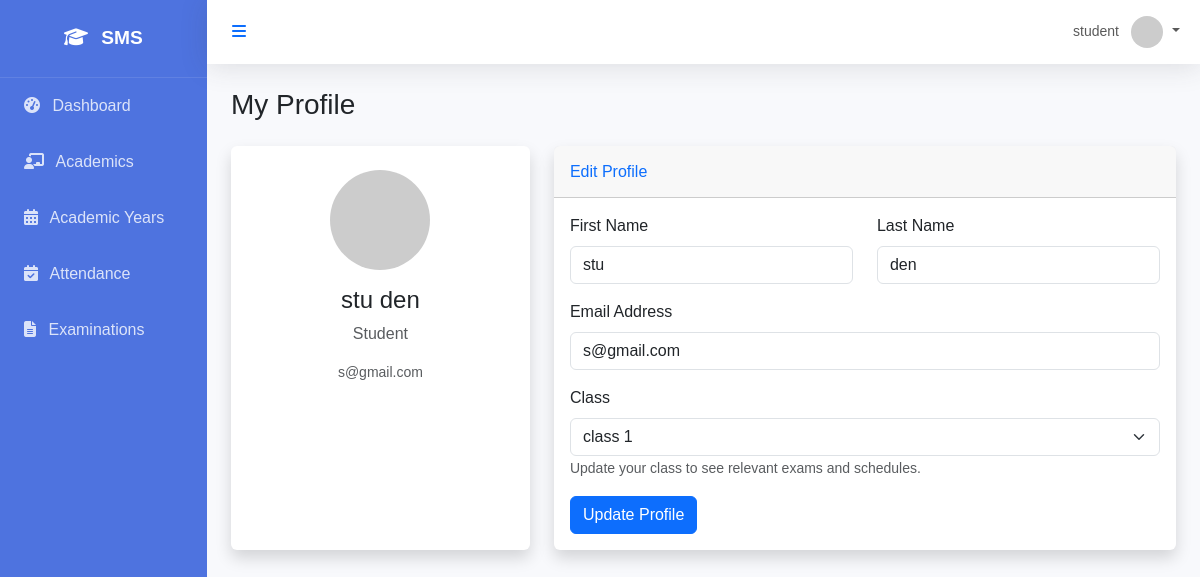
Page /profile/ (signed in) on the earlier database version.
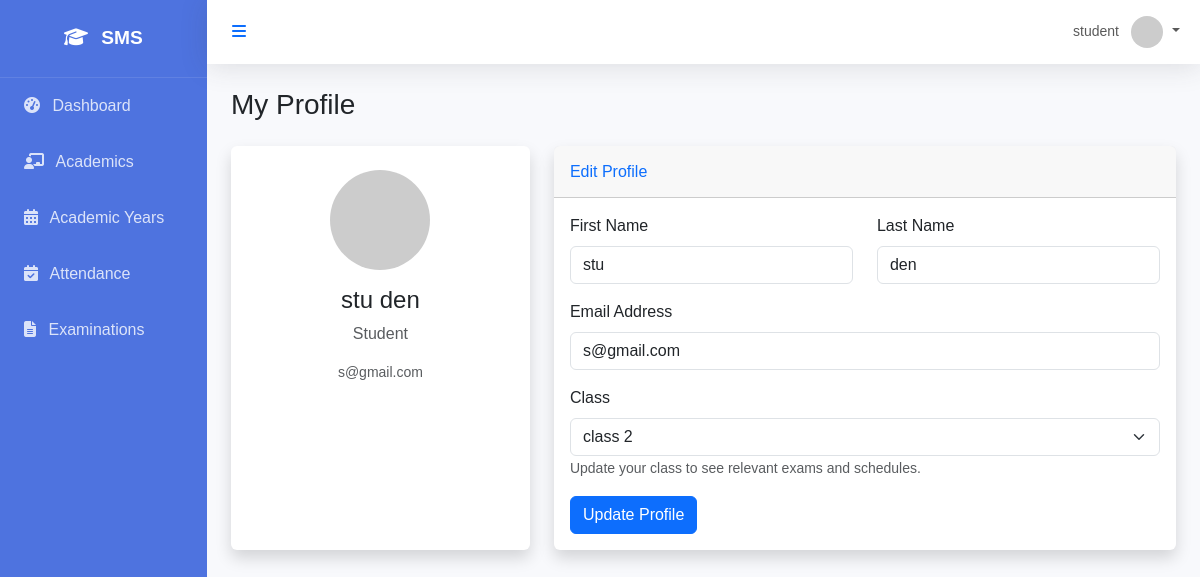
Same page on the later database version.
### students/models.py (models this page shows, shortened)
class Student(models.Model):
    user = models.OneToOneField(settings.AUTH_USER_MODEL, on_delete=models.CASCADE, related_name='student_profile')
    admission_number = models.CharField(max_length=50, unique=True)
    admission_date = models.DateField()
    roll_number = models.IntegerField(null=True, blank=True)
    date_of_birth = models.DateField()
    gender = models.CharField(max_length=10, choices=[('M', 'Male'), ('F', 'Female'), ('O', 'Other')])
    blood_group = models.CharField(max_length=5, blank=True)
    address = models.TextField()
    phone_number = models.CharField(max_length=15, blank=True)
    current_class = models.ForeignKey('academics.Class', on_delete=models.SET_NULL, null=True, blank=True, related_name='students')
    section = models.ForeignKey('academics.Section', on_delete=models.SET_NULL, null=True, blank=True, related_name='students')
    created_at = models.DateTimeField(auto_now_add=True)
    updated_at = models.DateTimeField(auto_now=True)

### academics/models.py (models this page shows, shortened)
class Class(models.Model):
    name = models.CharField(max_length=50) # e.g. Class 1, Grade 10
    numeric_value = models.IntegerField(unique=True) # For sorting
    class Meta:
        verbose_name_plural = "Classes"
        ordering = ['numeric_value']

### core/views.py (the view)
# urls.py: path('profile/', profile, name='profile'),
@login_required
def profile(request):
    user = request.user
    if request.method == 'POST':
        form = CustomUserChangeForm(request.POST, instance=user)
        if form.is_valid():
            if user.role == User.Role.STUDENT:
                from students.models import Student
                from academics.models import Class
                class_id = request.POST.get('current_class')
                if class_id:
                    student_profile, created = Student.objects.get_or_create(
                        user=user,
                        defaults={
                            'admission_number': user.username,
                            'admission_date': timezone.now().date(),
                            'date_of_birth': timezone.now().date(),
                            'gender': 'O',
                            'address': 'Not Provided',
                        }
                    )
                    student_profile.current_class = Class.objects.get(id=class_id)
                    student_profile.save()
            form.save()
            messages.success(request, 'Profile updated successfully.')
            return redirect('profile')
    else:
        form = CustomUserChangeForm(instance=user)
    context = {'form': form}
    if user.role == User.Role.STUDENT:
        from students.models import Student
        from academics.models import Class
        student_profile, created = Student.objects.get_or_create(
            user=user,
            defaults={
                'admission_number': user.username,
                'admission_date': timezone.now().date(),
                'date_of_birth': timezone.now().date(),
                'gender': 'O',
                'address': 'Not Provided',
            }
        )
        context['classes'] = Class.objects.all()
        context['student_profile'] = student_profile
    return render(request, 'core/profile.html', context)

### core/forms.py
class CustomUserChangeForm(UserChangeForm):
    class Meta:
        model = User
        fields = ('username', 'first_name', 'last_name', 'email', 'role', 'is_active')
        widgets = {
            'role': forms.Select(attrs={'class': 'form-select'}),
            'username': forms.TextInput(attrs={'class': 'form-control'}),
            'first_name': forms.TextInput(attrs={'class': 'form-control'}),
            'last_name': forms.TextInput(attrs={'class': 'form-control'}),
            'email': forms.EmailInput(attrs={'class': 'form-control'}),
            'is_active': forms.CheckboxInput(attrs={'class': 'form-check-input'}),
        }

### templates/core/profile.html (shortened to what this page needs)
{% extends 'base.html' %}
{% load widget_tweaks %}
{% block content %}
<div class="d-sm-flex align-items-center justify-content-between mb-4">
    <h1 class="h3 mb-0 text-gray-800">My Profile</h1>
</div>
<div class="row">
    <div class="col-xl-4 col-md-6 mb-4">
        <div class="card shadow h-100 py-2">
            <div class="card-body text-center">
                <img class="img-profile rounded-circle mb-3" src="https://ui-avatars.com/api/?name={{ user.get_full_name }}&background=random" style="width: 100px; height: 100px;">
                <h4 class="font-weight-bold">{{ user.get_full_name }}</h4>
                <p class="text-muted">{{ user.get_role_display }}</p>
                <p class="text-muted small">{{ user.email }}</p>
            </div>
        </div>
    </div>
    <div class="col-xl-8 col-md-6 mb-4">
        <div class="card shadow h-100">
            <div class="card-header py-3">
                <h6 class="m-0 font-weight-bold text-primary">Edit Profile</h6>
            </div>
            <div class="card-body">
                <form method="post">
                    <div class="row">
                        <div class="col-md-6 mb-3">
                            <label for="{{ form.first_name.id_for_label }}" class="form-label">First Name</label>
                            {% render_field form.first_name class="form-control" %}
                        </div>
                        <div class="col-md-6 mb-3">
                            <label for="{{ form.last_name.id_for_label }}" class="form-label">Last Name</label>
                            {% render_field form.last_name class="form-control" %}
                        </div>
                    </div>
                    <div class="mb-3">
                        <label for="{{ form.email.id_for_label }}" class="form-label">Email Address</label>
                        {% render_field form.email class="form-control" %}
                    </div>
                    {% if user.role == 'STUDENT' %}
                    <div class="mb-3">
                        <label for="current_class" class="form-label">Class</label>
                        <select name="current_class" id="current_class" class="form-select">
                            {% for class in classes %}
                            <option value="{{ class.id }}" {% if student_profile.current_class.id == class.id %}selected{% endif %}>
                                {{ class.name }}
                            </option>
                            {% endfor %}
                        </select>
                        <small class="text-muted">Update your class to see relevant exams and schedules.</small>
                    </div>
                    {% endif %}
                    <button type="submit" class="btn btn-primary">Update Profile</button>
                </form>
            </div>
        </div>
    </div>
</div>
{% endblock %}

Differences in the rows shown:
changed Student: current_class "class 1" → "class 2"
